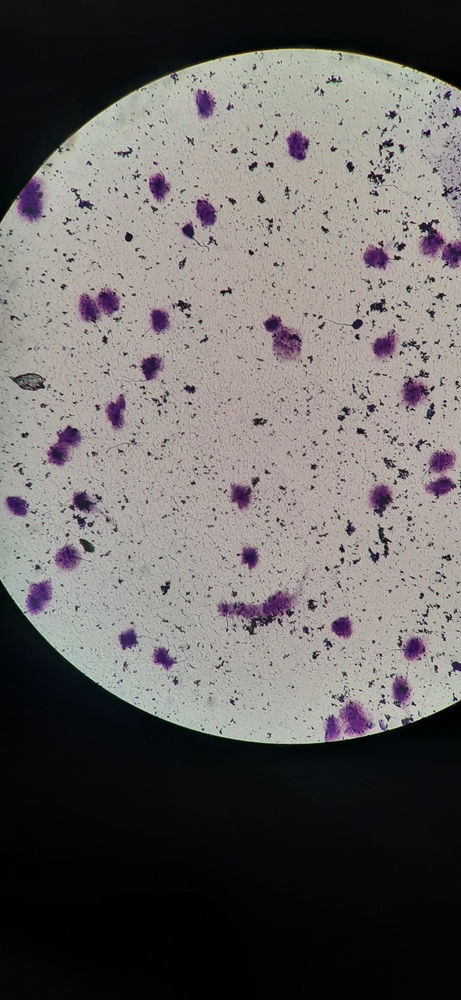
#> input picture experiments/images/input/sample1.jpg, 461 x 1000 px, shrunk from 1844 x 4000 before the run, found by its file name
$ python reduce_noise2.py   (older library calls are emulated)
#> lines starting #> are read from the running program, lines starting #| are printed output that depends on the picture; after the words box and inside, x2 and y2 are one past the last pixel; in counts of white or black regions, pixels touching at a corner belong together
#!/bin/python3.9

import cv2
import numpy as np

src = cv2.imread('sample1.jpg', cv2.IMREAD_GRAYSCALE)
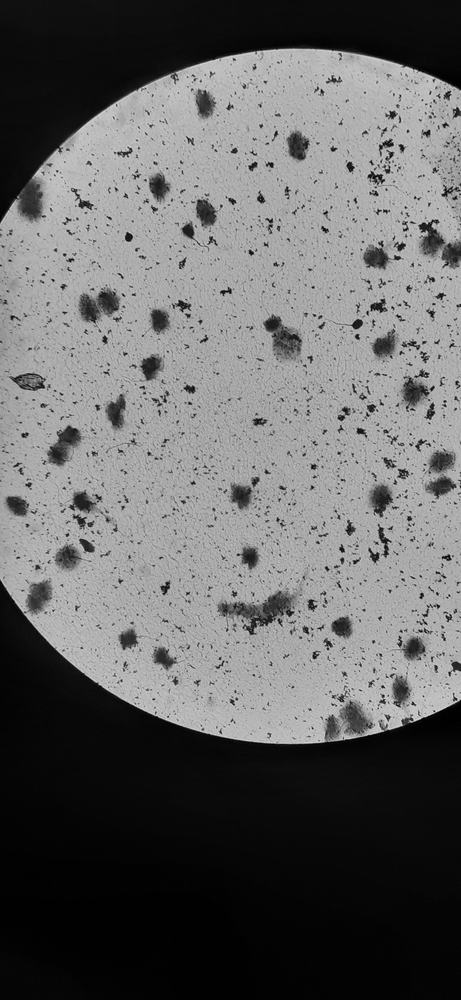
#> src: shape (1000, 461); min 0, max 221, mean 102

# convert to binary by thresholding
ret, binary_map = cv2.threshold(src,127,255,0)
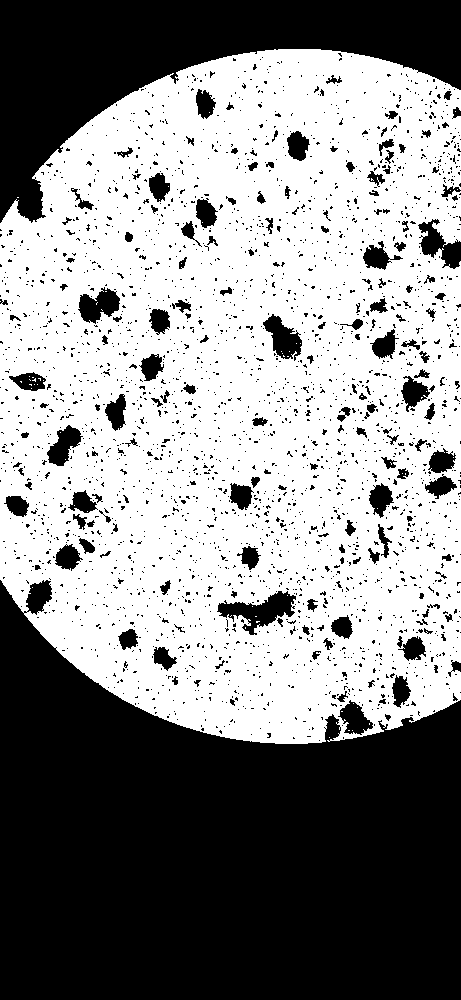
#> binary_map: shape (1000, 461); 55% white; 2690 black regions (2506 under 20 px), largest, box (x1, y1, x2, y2) and area: (0, 580, 461, 1000) 135465, (0, 0, 461, 223) 40920, (217, 591, 296, 635) 1514

# do connected components processing
nlabels, labels, stats, centroids = cv2.connectedComponentsWithStats(binary_map, None, None, None, 8, cv2.CV_32S)
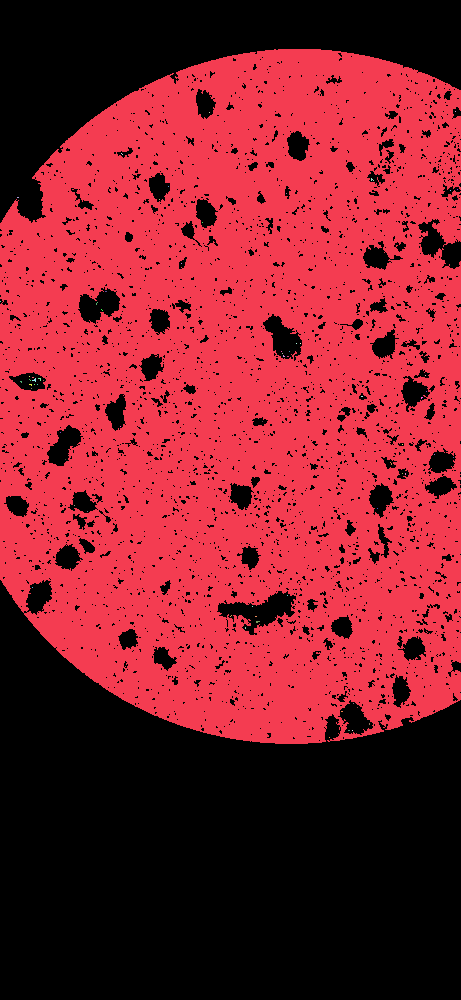
#> labels: shape (1000, 461) int32; 67 distinct labels, from 0 to 66; one colour per label, 0 black
#> nlabels = 67; stats = 67 rows, first 6: [0, 0, 461, 1000, 207637], [0, 49, 461, 695, 253250], [455, 111, 1, 1, 1], [209, 112, 1, 1, 1], [121, 153, 2, 2, 2], [371, 178, 3, 3, 5]; centroids = 67 pairs, first value 0 to 457, second value 111 to 737

#get CC_STAT_AREA component as stats[label, COLUMN]
areas = stats[1:,cv2.CC_STAT_AREA]
#> areas = 66 values, max 253250 at index 0, min 1 at index 1, mean 3838.8

result = np.zeros((labels.shape), np.uint8)

for i in range(0, nlabels - 1):
    if areas[i] >= 100:   #keep
        result[labels == i + 1] = 255
#> result: shape (1000, 461); 54.9% white; 2690 black regions (2506 under 20 px), largest, box (x1, y1, x2, y2) and area: (0, 580, 461, 1000) 135467, (0, 0, 461, 223) 40922, (217, 591, 296, 635) 1528

cv2.imshow("Binary", binary_map)
cv2.imshow("Result", result)
cv2.waitKey(0)
cv2.destroyAllWindows()

cv2.imwrite("sample1_rn2.jpg", result)

$ run again, with experiments/images/input/sample2.jpg copied over experiments/images/input/sample1.jpg
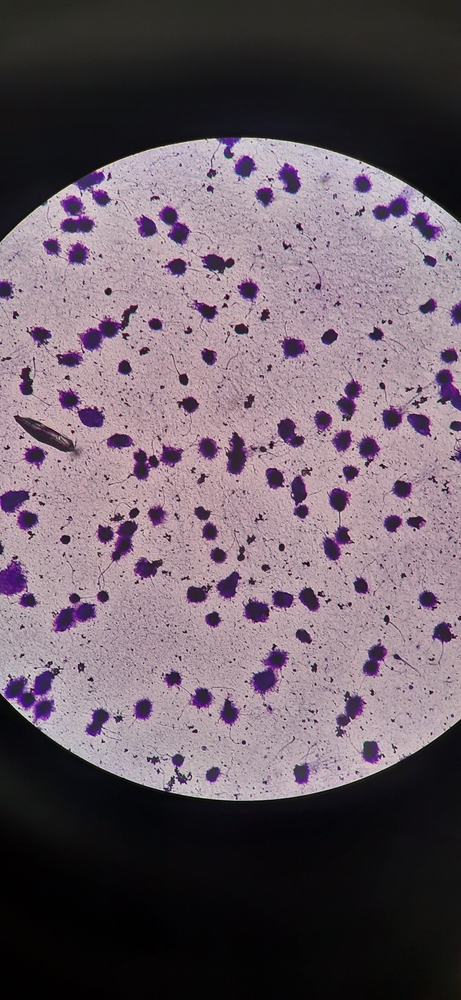
#> input picture experiments/images/input/sample2.jpg, 461 x 1000 px, shrunk from 1844 x 4000 before the run, found by its file name
#> `ret, binary_map = cv2.threshold(src,127,255,0)`:
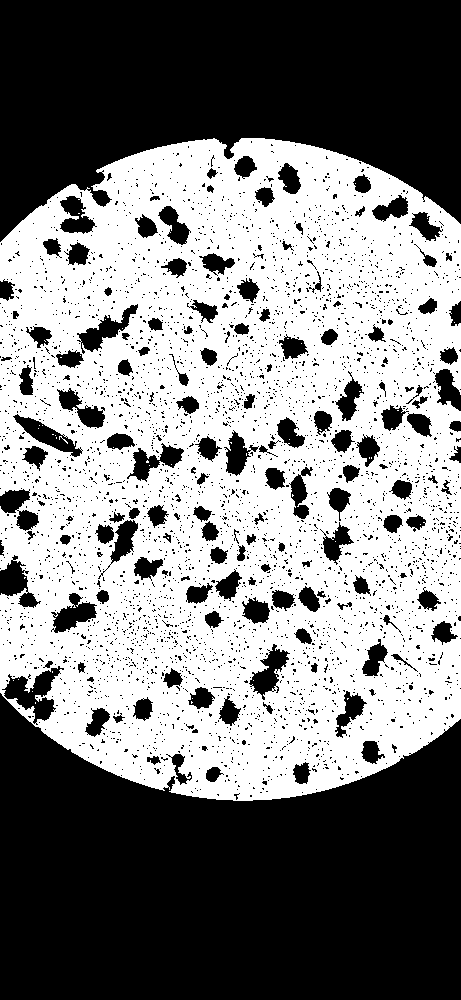
#> binary_map: shape (1000, 461); 49.8% white; 51 white regions (50 under 20 px), largest, box (x1, y1, x2, y2) and area: (0, 138, 461, 801) 229343
#> `nlabels, labels, stats, centroids = cv2.connectedComponentsWithStats(b..`:
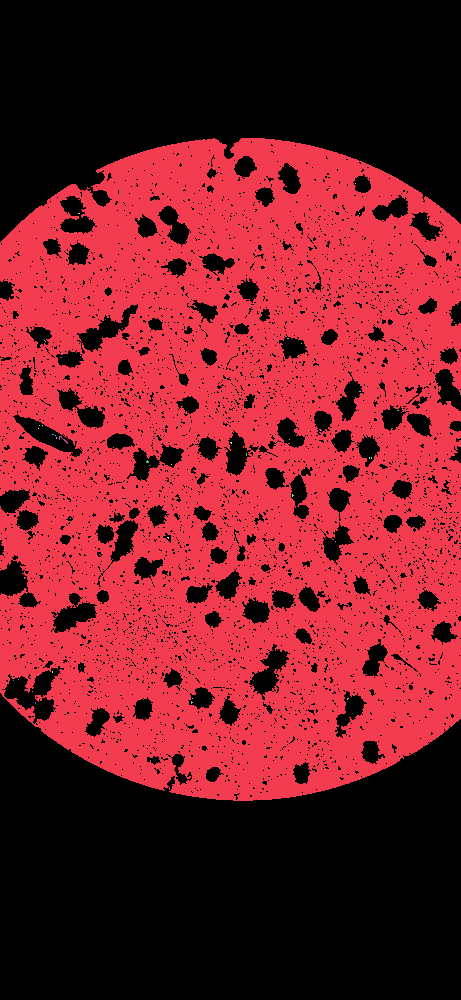
#> labels: shape (1000, 461) int32; 52 distinct labels, from 0 to 51; one colour per label, 0 black
#> nlabels = 52; stats = 52 rows, first 6: [0, 0, 461, 1000, 231554], [0, 138, 461, 663, 229343], [355, 183, 1, 1, 1], [78, 213, 2, 1, 2], [359, 213, 1, 1, 1], [427, 218, 1, 1, 1]; centroids = 52 pairs, first value 13 to 454, second value 183 to 702.5
#> areas = 51 values, max 229343 at index 0, min 1 at index 1, mean 4498.9
